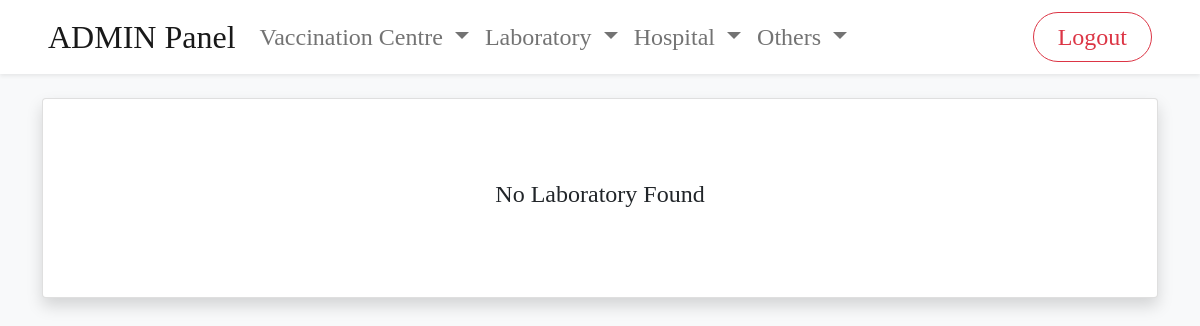
Before: /admin/viewAllLaboratory.php with the older database file.
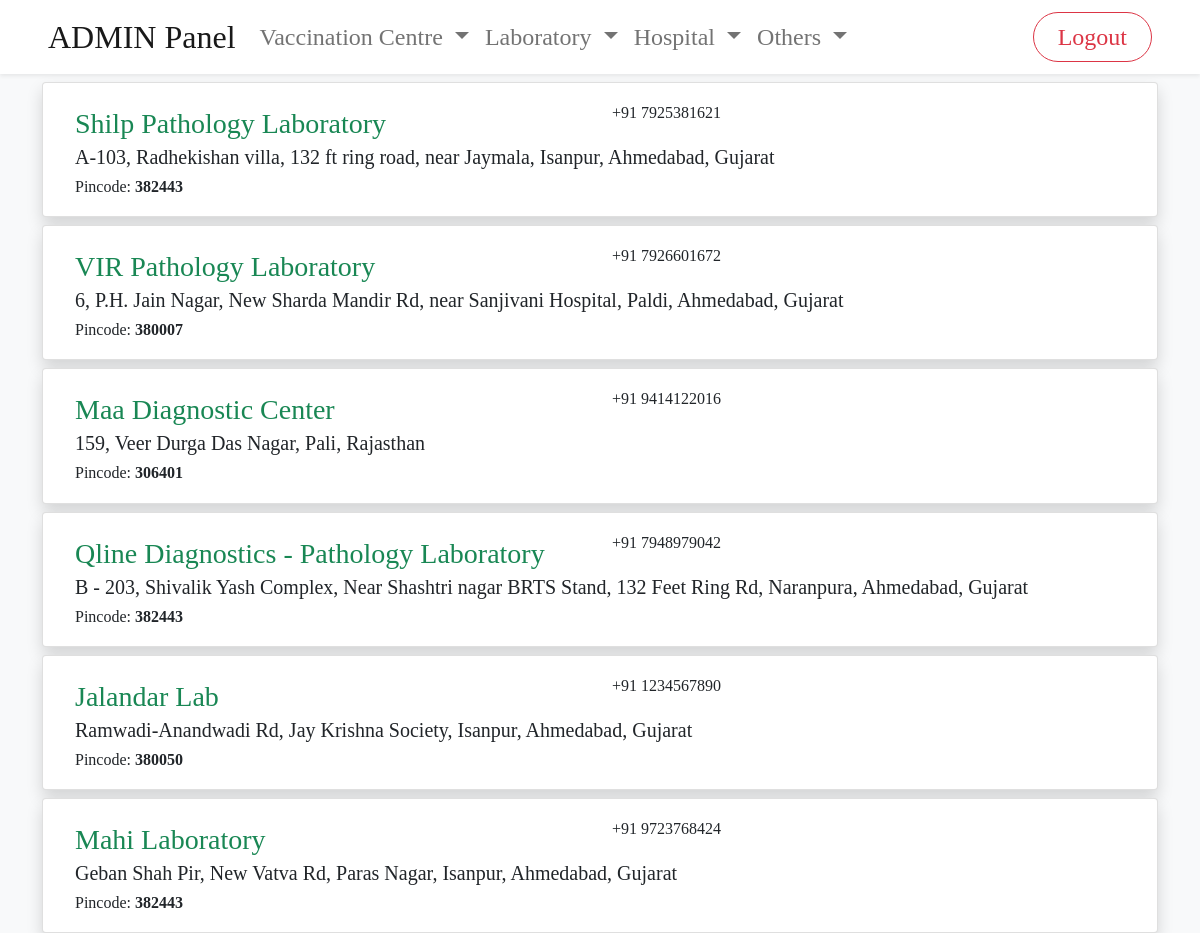
After: the same page with the newer database file.
### tables this page shows
CREATE TABLE `laboratories` (
  `lab_id` int(11) NOT NULL,
  `lab_username` varchar(50) NOT NULL,
  `lab_password` varchar(50) NOT NULL,
  `lab_name` text NOT NULL,
  `lab_address` text NOT NULL,
  `contact_no` bigint(10) NOT NULL,
  `lab_pincode` int(6) NOT NULL,
  `lab_status` varchar(10) NOT NULL,
  `lab_accepting_status` varchar(10) NOT NULL
);

### admin/viewAllLaboratory.php (the view, shortened to what this page needs)
<?php include('./includes/header.php'); ?>
<?php include('./includes/db.php');?>
<?php include('./includes/navigation.php'); ?>
<div class="container">
<?php
    $query = "SELECT * FROM laboratories WHERE lab_accepting_status	 = 'accepted'";
    $getAllDetails = mysqli_query($connection,$query);
    if(mysqli_num_rows($getAllDetails)==0){
        ?>
        <div class="card mt-4 shadow d-flex align-items-center justify-content-md-center" style="min-height:200px;">
            <h4>No Laboratory Found</h4>
        </div>
        <?php
    }else{
        while($row = mysqli_fetch_assoc($getAllDetails)){
            $lab_name = $row['lab_name'];
            $lab_id = $row['lab_id'];
            $lab_address = $row['lab_address'];
            $contact_no = $row['contact_no'];
            $lab_pincode = $row['lab_pincode'];
            ?>
            <div class="card mt-2 px-3 py-1 shadow">
                    <div class="card-body row">
                        <div class="col">
                            <div class="row">
                                <div class="col-md-6">
                                    <?php echo "<a href='viewLabRequest.php?labid=$lab_id' class='link-success fs-3 aTagHead'>$lab_name</a>"; ?>
                                </div>
                                <div class="col-md-6">
                                    <h6 class="card-text">+91 <?php echo $contact_no; ?></h6>
                                </div>
                            </div>
                            <h5 class="card-text"><?php echo $lab_address; ?></h5>
                            <h6 class="card-text">Pincode:
                                <b><?php echo $lab_pincode; ?></b>
                            </h6>
                        </div>
                    </div>
                </div>
            <?php
        }
    }
?>
</div>

Changed rows visible on the page:
added laboratories: lab_name "Shilp Pathology Laboratory", contact_no "7925381621", lab_address "A-103, Radhekishan villa, 132 ft ring road, near Jaymala, Isanpur, Ahmedabad, Gujarat", lab_pincode "382443"
added laboratories: lab_name "VIR Pathology Laboratory", contact_no "7926601672", lab_address "6, P.H. Jain Nagar, New Sharda Mandir Rd, near Sanjivani Hospital, Paldi, Ahmedabad, Gujarat", lab_pincode "380007"
added laboratories: lab_name "Maa Diagnostic Center", contact_no "9414122016", lab_address "159, Veer Durga Das Nagar, Pali, Rajasthan", lab_pincode "306401"
added laboratories: lab_name "Qline Diagnostics - Pathology Laboratory", contact_no "7948979042", lab_address "B - 203, Shivalik Yash Complex, Near Shashtri nagar BRTS Stand, 132 Feet Ring Rd, Naranpura, Ahmedabad, Gujarat", lab_pincode "382443"
added laboratories: lab_name "Jalandar Lab", contact_no "1234567890", lab_address "Ramwadi-Anandwadi Rd, Jay Krishna Society, Isanpur, Ahmedabad, Gujarat", lab_pincode "380050"
added laboratories: lab_name "Mahi Laboratory", contact_no "9723768424", lab_address "Geban Shah Pir, New Vatva Rd, Paras Nagar, Isanpur, Ahmedabad, Gujarat", lab_pincode "382443"
Other visible differences:
text no longer shown: "No Laboratory Found"
